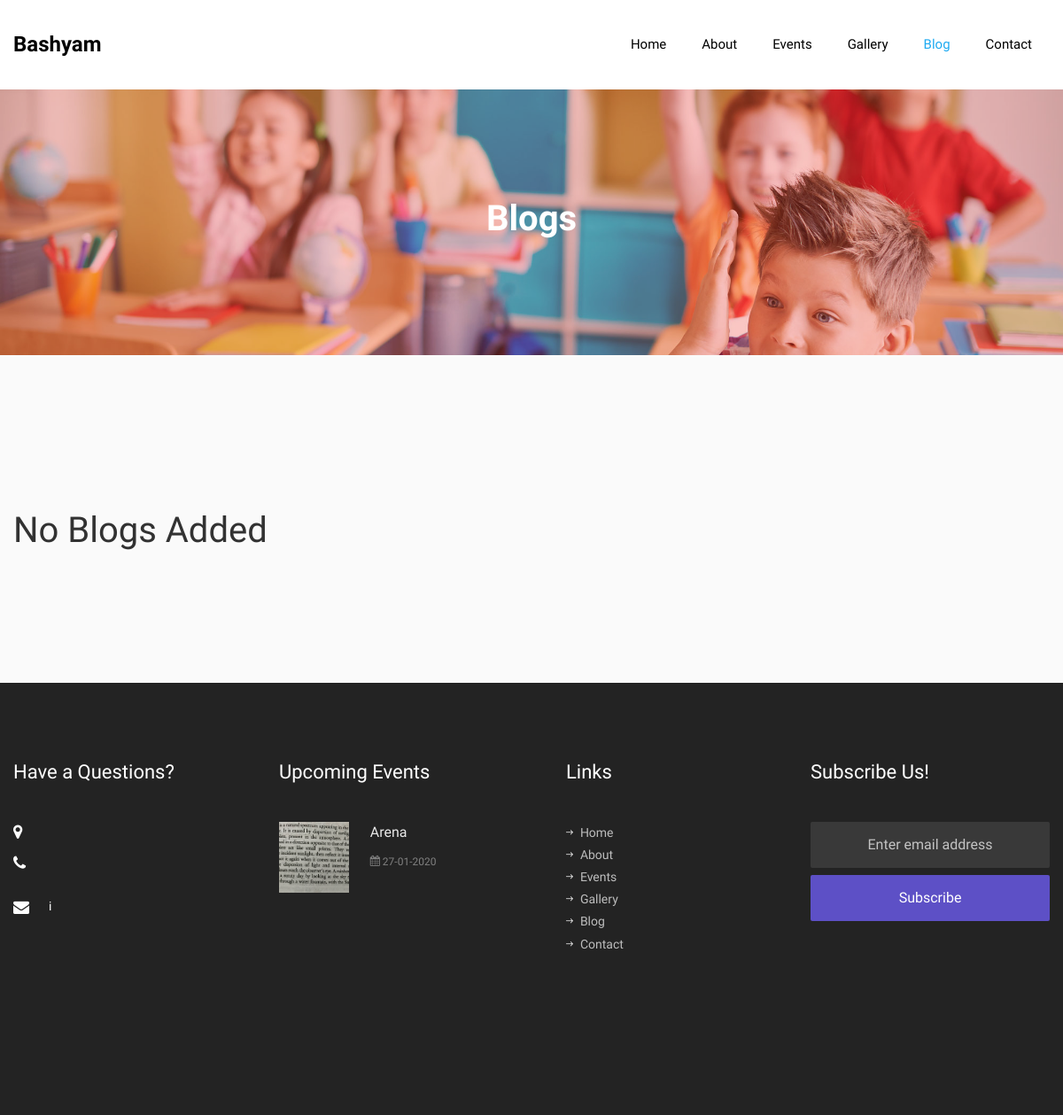
The page /blog on the database as committed earlier.
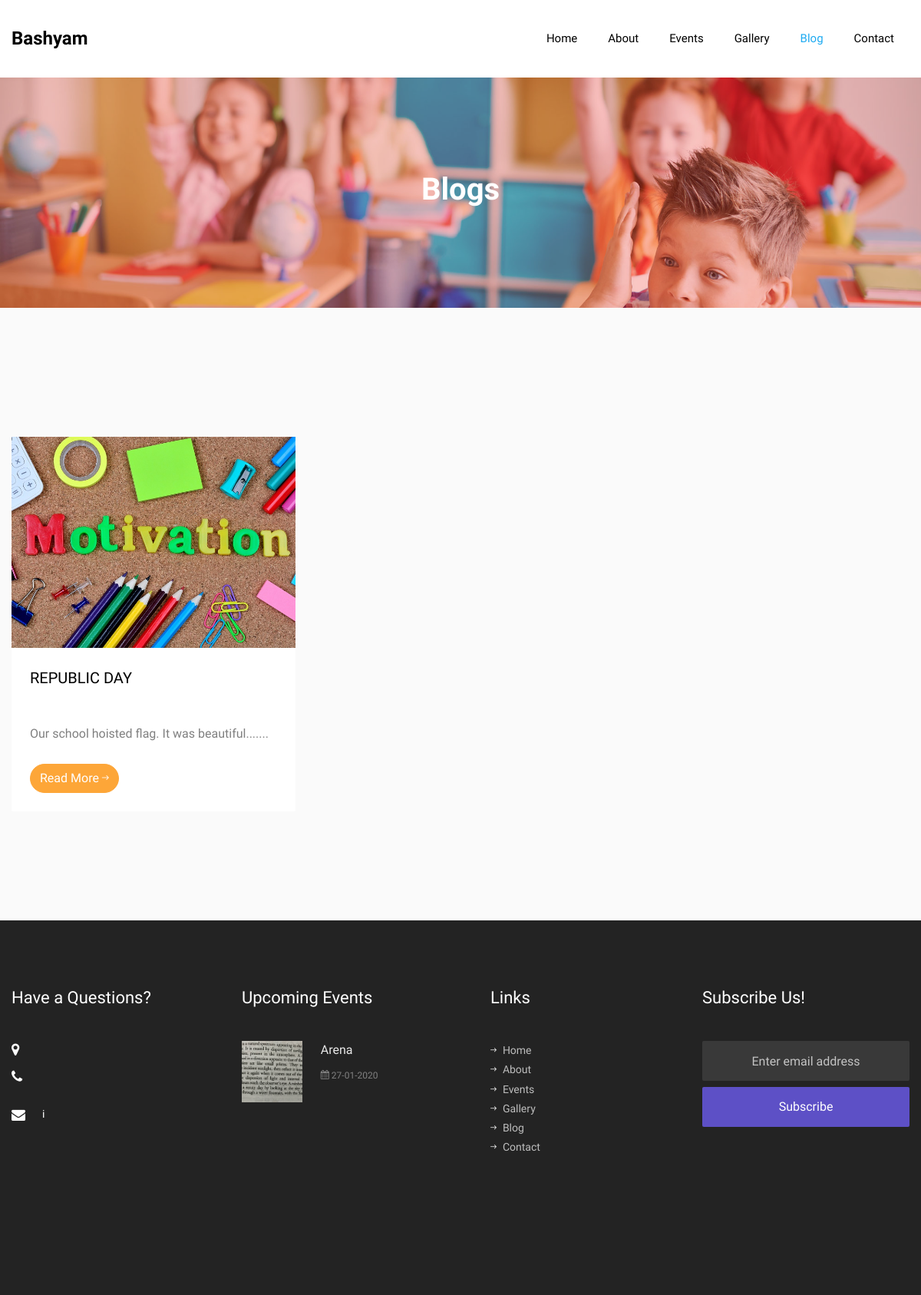
The same page on the database as committed later.
### school/models.py (models this page shows)
class events(models.Model):
    name=models.CharField(max_length=264)
    details=models.TextField()
    date=models.DateField()
    image=models.ImageField(upload_to=rename_event)

class blogs(models.Model):
    details=models.TextField(max_length=100000)
    title=models.CharField(max_length=264)
    image=models.ImageField(upload_to=rename_blog)

### school/views.py (the view)
# urls.py: path('blog',views.blog_page),
def blog_page(request):
    bloglist=[]
    tc=0
    obj=blogs.objects.all()
    for i in obj:
        a=[]
        a.append(i.title.upper())
        a.append(i.details[0:100]+"...")
        a.append("/media/"+str(i.image))
        a.append("/blog/"+i.title.replace(" ","_"))
        bloglist.append(a)
        tc+=1
    obj=events.objects.filter(date__gte=datetime.datetime.now()).order_by('date')
    eves=[]
    ct=0
    for i in obj:
        a=[]
        a.append(i.name)
        x=str(i.date)
        x=x.split('-')
        x=x[2]+'-'+x[1]+'-'+x[0]
        a.append(x)
        img="/media/"+str(i.image)
        a.append(img)
        x=i.name
        x=x.replace(' ','_')
        x="/events/"+x
        a.append(x)
        eves.append(a)
        ct+=1
        if ct==2:
            break
    con=[]
    obj=contact_us.objects.all()
    ctt=0
    for i in obj:
        con.append(i.address)
        con.append(i.mobile_number)
        con.append(i.email)
        break
    return render(request,"blog.html",context={'no_of_blogs':tc,'bloglist':bloglist,'no_of_events':ct,'events':eves,'contact':con})

### Templates/blog.html (shortened to what this page needs)
{% load static %}
<!DOCTYPE html>
<html lang="en">
  <head>
    <link rel="stylesheet" href="{% static 'css/open-iconic-bootstrap.min.css' %}">
    <link rel="stylesheet" href="{% static 'css/animate.css' %}">
    <link rel="stylesheet" href="{% static 'css/owl.carousel.min.css' %}">
    <link rel="stylesheet" href="{% static 'css/owl.theme.default.min.css' %}">
    <link rel="stylesheet" href="{% static 'css/magnific-popup.css' %}">
    <link rel="stylesheet" href="{% static 'css/aos.css' %}">
    <link rel="stylesheet" href="{% static 'css/ionicons.min.css' %}">
    <link rel="stylesheet" href="{% static 'css/flaticon.css' %}">
    <link rel="stylesheet" href="{% static 'css/icomoon.css' %}">
    <link rel="stylesheet" href="{% static 'css/style.css' %}">
  </head>
  <body>
    <nav class="navbar navbar-expand-lg navbar-dark bg-dark ftco_navbar ftco-navbar-light" id="ftco-navbar">
	    <div class="container d-flex align-items-center">
	    	<a class="navbar-brand" href="">Bashyam</a>
	      <div class="collapse navbar-collapse" id="ftco-nav">
	        <ul class="navbar-nav ml-auto">
            <li class="nav-item"><a href="/" class="nav-link">Home</a></li>
	        	<li class="nav-item"><a href="/about" class="nav-link">About</a></li>
	        	<li class="nav-item"><a href="/events" class="nav-link">Events</a></li>
	        	<li class="nav-item"><a href="/gallery" class="nav-link">Gallery</a></li>
	        	<li class="nav-item active"><a href="/blog" class="nav-link">Blog</a></li>
	          <li class="nav-item"><a href="/contact" class="nav-link">Contact</a></li>
	        </ul>
	      </div>
	    </div>
	  </nav>
    <section class="hero-wrap hero-wrap-2" style="background-image: url({% static 'images/bg_2.jpg' %});">
        <div class="overlay"></div>
        <div class="container">
          <div class="row no-gutters slider-text align-items-center justify-content-center">
            <div class="col-md-9 ftco-animate text-center">
              <h1 class="mb-2 bread">Blogs</h1>
            </div>
          </div>
        </div>
      </section>
      <section class="ftco-section bg-light">
        <div class="container">
            <div class="row justify-content-center mb-5 pb-2">
    </div>
    <div class="row">
    {% if no_of_blogs == 0 %}
    <div class="col-md-5 col-lg-4 ftco-animate">
      <div class="blog-entry">
        <h1> No Blogs Added</h1>
      </div>
    </div>
    {% else %}
    {% for i in bloglist %}
      <div class="col-md-5 col-lg-4 ftco-animate">
        <div class="blog-entry">
            <a href="{{i.3}}" class="block-20 d-flex align-items-end" style="background-image: url({{i.2}});">
            </a>
          <div class="text bg-white p-4">
            <h3 class="heading"><a href="{{i.3}}">{{i.0}}
            </a></h3>
            <p>
                {% if i.0|length < 34 %}
                <br>
                {% endif %}
                {{i.1}}...</p>
            <div class="d-flex align-items-center mt-4">
                <p class="mb-0"><a href="{{i.3}}" class="btn btn-secondary">Read More <span class="ion-ios-arrow-round-forward"></span></a></p>
            </div>
          </div>
        </div>
      </div>
      {% endfor %}
      {% endif %}
    </div>
        </div>
    </section>
    <footer class="ftco-footer ftco-bg-dark ftco-section">
        <div class="container">
          <div class="row mb-5">
            <div class="col-md-6 col-lg-3">
              <div class="ftco-footer-widget mb-5">
                  <h2 class="ftco-heading-2">Have a Questions?</h2>
                  <div class="block-23 mb-3">
                    <ul>
                      <li><span class="icon icon-map-marker"></span></li>
                      <li><a href="#"><span class="icon icon-phone"></span></a></li>
                      <li><a href="#"><span class="icon icon-envelope"></span><span class="text">i{{contact.2}}</span></a></li>
                    </ul>
                  </div>
              </div>
            </div>
            <div class="col-md-6 col-lg-3">
              <div class="ftco-footer-widget mb-5">
                <h2 class="ftco-heading-2">Upcoming Events</h2>
                {% for i in events %}
                <div class="block-21 mb-5 d-flex">
                  <a href="{{i.3}}" class="blog-img mr-4" style="background-image: url({{i.2}});"></a>
                  <div class="text">
                    <h3 class="heading"><a href="{{i.3}}">{{i.0}}</a></h3>
                    <div class="meta">
                      <div><a href="{{i.3}}"><span class="icon-calendar"></span>&nbsp;{{i.1}}</a></div>
                    </div>
                  </div>
                </div>
                {% endfor %}
              </div>
            </div>
            <div class="col-md-6 col-lg-3">
              <div class="ftco-footer-widget mb-5 ml-md-4">
                <h2 class="ftco-heading-2">Links</h2>
                <ul class="list-unstyled">
                  <li><a href="/"><span class="ion-ios-arrow-round-forward mr-2"></span>Home</a></li>
                  <li><a href="/about"><span class="ion-ios-arrow-round-forward mr-2"></span>About</a></li>
                  <li><a href="/events"><span class="ion-ios-arrow-round-forward mr-2"></span>Events</a></li>
                  <li><a href="/gallery"><span class="ion-ios-arrow-round-forward mr-2"></span>Gallery</a></li>
                  <li><a href="/blog"><span class="ion-ios-arrow-round-forward mr-2"></span>Blog</a></li>
                  <li><a href="/contact"><span class="ion-ios-arrow-round-forward mr-2"></span>Contact</a></li>
                </ul>
              </div>
            </div>
            <div class="col-md-6 col-lg-3">
              <div class="ftco-footer-widget mb-5">
                  <h2 class="ftco-heading-2">Subscribe Us!</h2>
                <form action="#" class="subscribe-form">
                  <div class="form-group">
                    <input type="text" class="form-control mb-2 text-center" placeholder="Enter email address">
                    <input type="submit" value="Subscribe" class="form-control submit px-3">
                  </div>
                </form>
              </div>
            </div>
          </div>
        </div>
      </footer>
  </body>
</html>

### static/css/icomoon.css (style rules this page uses)
[class^="icon-"], [class*=" icon-"] { font-family: 'icomoon' !important; speak: none; font-style: normal; font-weight: normal; font-variant: normal; text-transform: none; line-height: 1; -webkit-font-smoothing: antialiased; -moz-osx-font-smoothing: grayscale; }
.icon-map-marker:before { content: "\f041"; }
.icon-calendar:before { content: "\f073"; }
.icon-phone:before { content: "\f095"; }
.icon-envelope:before { content: "\f0e0"; }

Rows that differ between the two databases and show on the page:
added blogs: title "REPUBLIC DAY", i "Our school hoisted flag. It was beautiful...."
Other text that changed with them:
text no longer shown: "No Blogs Added"
